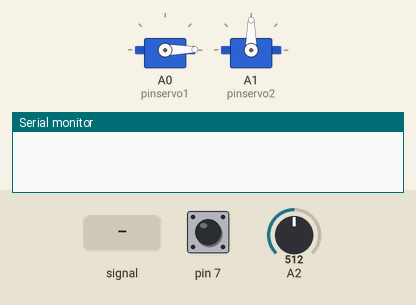
Recording of a sketch running on a simulated Arduino Uno, built with avr-gcc and run on an emulated ATmega328P. Shown: 2 × servo, the last lines printed to the serial monitor. The test bench sets the inputs (shaded band); at power-on: A2 = 512, pin 7 HIGH.

Above: at 1.2 s.
1.3 s: A2 fed a 200 Hz sine of ±81 counts around its level
4.3 s: A2 set to 716
At 5.1 s:
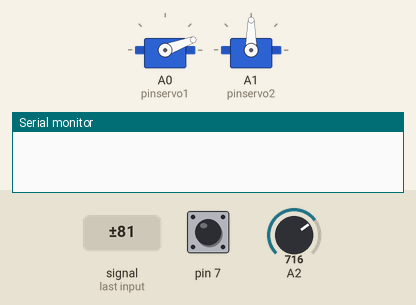
5.8 s: pin 7 pulled LOW for 1 s
At 6.4 s:
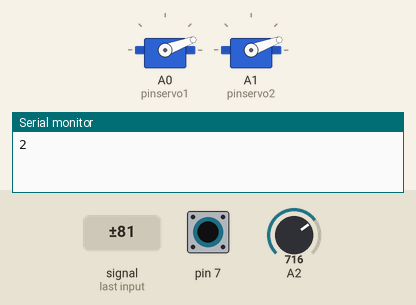
8.3 s: A2 fed a 1000 Hz sine of ±255 counts around its level
At 9.05 s:
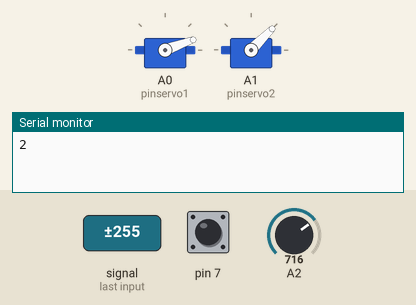
11.3 s: A2 set to 122
12.8 s: pin 7 pulled LOW for 3.2 s
At 14.2 s:
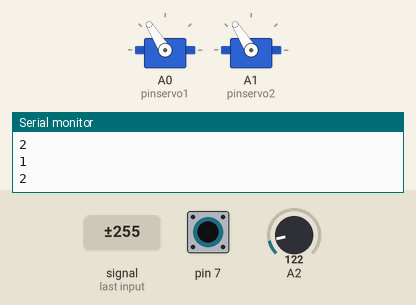
Timing chart, 0 to 15.8 s (numbered marks = the images above; inputs shaded):
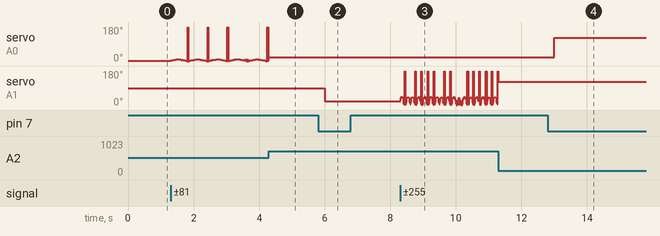

Measured:
- after the input at 5.8 s, servo on A1 (pinservo2): 90° → 20° after 0.20 s
- after the input at 12.8 s, servo on A0 (pinservo1): 20° → 122° after 0.20 s

The sketch:

PrimerMultitareaConMillis.ino
```cpp
#include <Servo.h>
Servo servo1;
Servo servo2;

int pinservo1 = A0;
int pinservo2 = A1;
int pulsomin = 500;
int pulsomax = 2400;
int potenciometro = 0;
unsigned long tiempoactual = 0;
unsigned long tiempoanterior = 0;
int espacio = 1000;
int var = 1;

void setup() {
  Serial.begin(9600);
  pinMode(7,INPUT_PULLUP);
  servo1.attach(pinservo1,pulsomin,pulsomax);
  servo2.attach(pinservo2,pulsomin,pulsomax);
}

void loop() {
    tiempoactual = millis();  //Seleccionar servo con un solo botón manteniendo pulsado
    if (tiempoactual - tiempoanterior >= espacio) {
      tiempoanterior = tiempoactual;
      if (digitalRead(7) == 0) {
        var += 1;
        if (var == 3){
          var = 1;
        }
        Serial.println(var);
      }
    }
    if (var == 1) {   //Controlar servomotor 1
      potenciometro = analogRead(A2);
      map(potenciometro, 0, 1023, 0, 180);
      servo1.write(potenciometro);

    }

    if (var == 2) {   //Controlar servomotor 2
      potenciometro = analogRead(A2);
      map(potenciometro, 0, 1023, 0, 180);
      servo2.write(potenciometro);

    }
}
```
